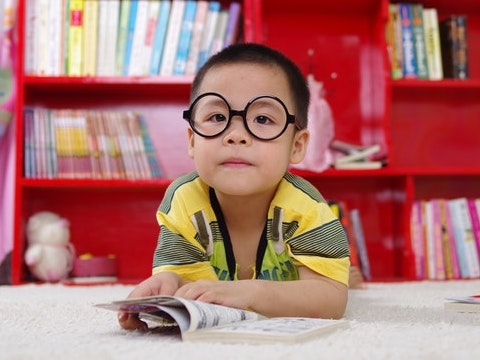
#> input picture OpenCV-101/Sample-Code-Python/boy.jpg, 480 x 360 px, given in place of threshold.png, which was not available
$ python binary_thresholding.py ../OpenCV-101/Sample-Code-Python/boy.jpg
#> lines starting #> are read from the running program, lines starting #| are printed output that depends on the picture; after the words box and inside, x2 and y2 are one past the last pixel; in counts of white or black regions, pixels touching at a corner belong together; pictures that were not available may be replaced by others from this repository, and a replacement may not be noted
'''
    Author: Nebiyou Yismaw

    This is a python code has implementation of simple thresholding techniques
    on a gray scale image.

'''
# imports
import matplotlib
import cv2
import time
import numpy as np
import sys
import matplotlib.pyplot as plt
np.set_printoptions(threshold=sys.maxsize)
# configure matplot lib
matplotlib.rcParams['figure.figsize'] = (6.0, 6.0)
matplotlib.rcParams['image.cmap'] = 'gray'

'''
    A naive thresholding function that will set pixel values at a certan
    coordiante to max_val if ( pixel value > thresh ), otherwise to 0. This is
    a naive approach because it iterates through each pixel elemnts, hence
    not efficient.
'''
def navive_thresholding(img, thresh, max_val):
    dst = img.copy()
    height, width = img.shape[:2]
    # Loop over rows
    for i in range(height):
        # Loop over columns
        for j in range(width):
            if img[i, j] > thresh:
                dst[i, j] = max_val
            else:
                dst[i, j] = 0
    return dst

'''
    A better vectorized approch to thresholding
'''
def threshold_using_vectors(src, thresh, maxValue):
    # Create a black output image ( all zeros )
    dst = np.zeros_like(src)
    # Find pixels which have values>threshold value
    thresholdedPixels = src>thresh
    # Assign those pixels maxValue
    dst[thresholdedPixels] = maxValue
    return dst

'''
    @main
'''
def main(argv):
    # Read an image in grayscale
    src = cv2.imread("threshold.png", cv2.IMREAD_GRAYSCALE)
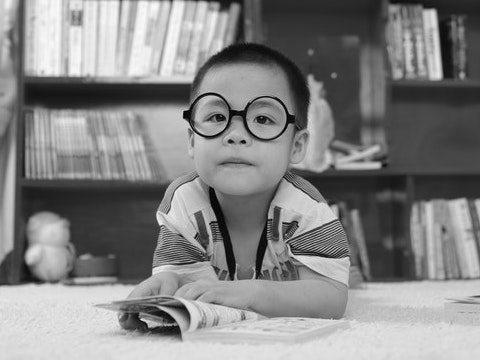
#> src: shape (360, 480); min 0, max 252, mean 132.5
    # Set threshold and maximum value
    thresh = 100
    maxValue = 255
    # time the navie thresholding method
    t = time.time()
    dst_naive = navive_thresholding(src, thresh, maxValue)
#> after the loop in navive_thresholding, `for i in range(height):`:
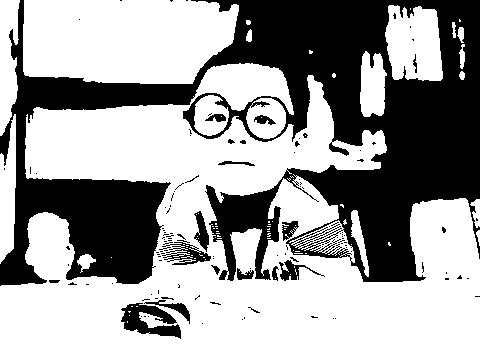
#> dst: shape (360, 480); 62.3% white; 125 black regions (107 under 20 px), largest, box (x1, y1, x2, y2) and area: (0, 0, 480, 286) 61194, (121, 303, 181, 339) 1137, (162, 240, 211, 265) 495
    print("Time taken naive = {} seconds".format(time.time() - t))
    # time the vectorized thresholding method
    t = time.time()
    dst_vectorized = threshold_using_vectors(src, thresh, maxValue)
    print("Time taken vectorized = {} seconds".format(time.time() - t))
    # time the opencv thresholding method
    t = time.time()
    th, dst_cv = cv2.threshold(src, thresh, maxValue, cv2.THRESH_BINARY)
#> th = 100
    print("Time taken vectorized = {} seconds".format(time.time() - t))
    # plot the output of the thresholding alg and the origional image
    # show image
    cv2.imshow("Original image", src)
    cv2.waitKey()
    cv2.imshow("Thresholded image", dst_naive)
    cv2.waitKey()
    cv2.imshow("Thresholded image", dst_vectorized)
    cv2.waitKey()
    cv2.imshow("Thresholded image", dst_cv)
    cv2.waitKey()
    '''
        other thresholding algorithms provided by ppencv
    '''
    thresh = 100
    maxValue = 150
    # binary thresholding
    th, dst_bin = cv2.threshold(src, thresh, maxValue, cv2.THRESH_BINARY)
    # inverse binary thresholding
    th, dst_bin_inv = cv2.threshold(src, thresh, maxValue, cv2.THRESH_BINARY_INV)
    # truncate thresholding
    th, dst_trunc = cv2.threshold(src, thresh, maxValue, cv2.THRESH_TRUNC)
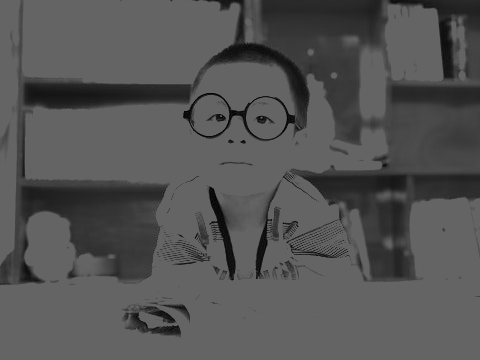
#> dst_trunc: shape (360, 480); min 0, max 100, mean 84
    # treshold to zero
    th, dst_to_zero = cv2.threshold(src, thresh, maxValue, cv2.THRESH_TOZERO)
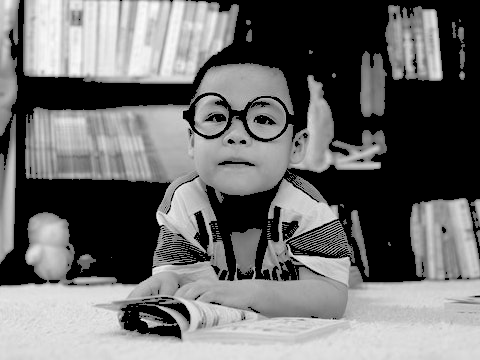
#> dst_to_zero: shape (360, 480); min 0, max 252, mean 110.9
    # inverted treshold to zero
    th, dst_to_zero_inv = cv2.threshold(src, thresh, maxValue, cv2.THRESH_TOZERO_INV)
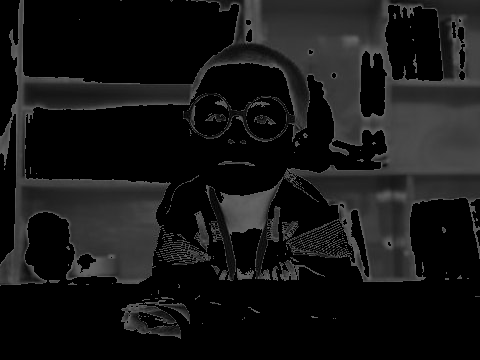
#> dst_to_zero_inv: shape (360, 480); min 0, max 100, mean 21.7
    # display thresholded images
    cv2.imshow("binary thresholding", dst_bin)
    cv2.waitKey()
    cv2.imshow("inverse binary thresholding", dst_bin_inv)
    cv2.waitKey()
    cv2.imshow("truncate thresholding", dst_trunc)
    cv2.waitKey()
    cv2.imshow("treshold to zero", dst_to_zero)
    cv2.waitKey()
    cv2.imshow("inverted treshold to zero", dst_to_zero_inv)
    cv2.waitKey()
    # destroy windows
    cv2.destroyAllWindows()


if __name__ == '__main__':
    main(sys.argv)
